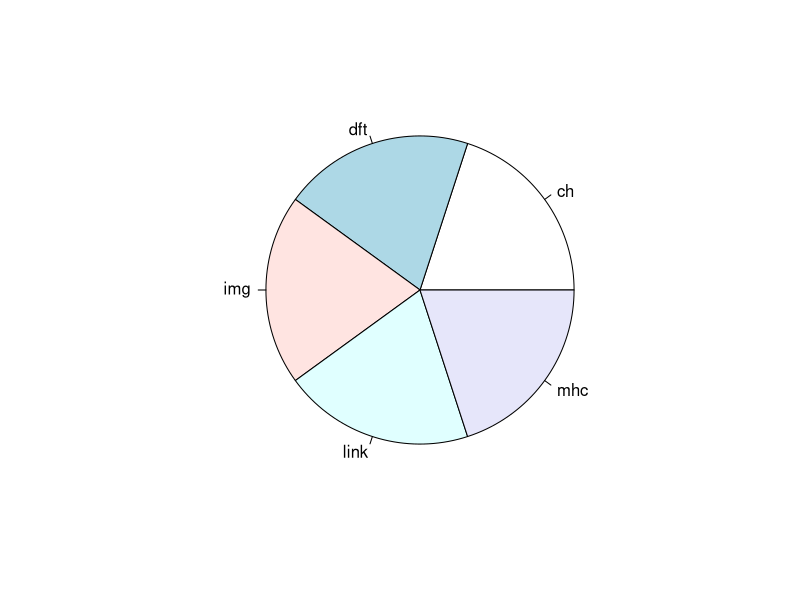
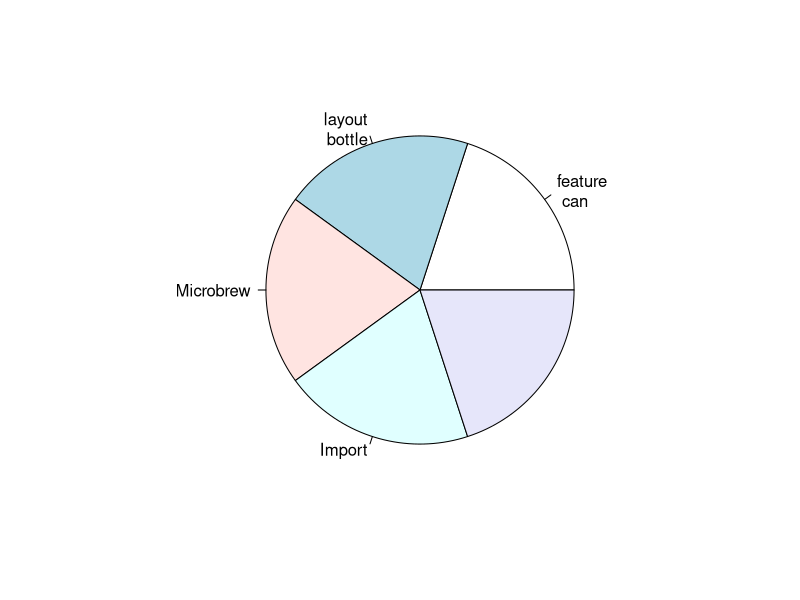
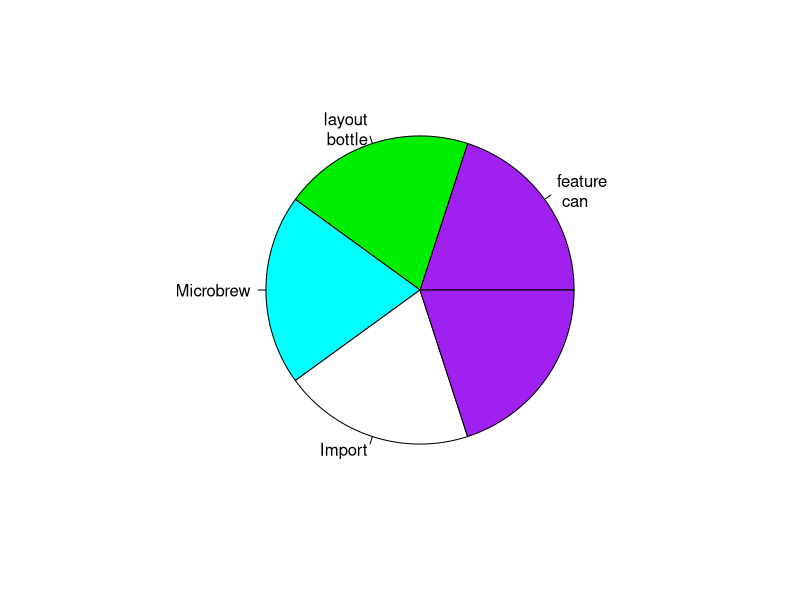

Write the R code that produced these figures, in order.
#!/usr/bin/r

# blog to pool equip to less times
x=c("dft","link","img","ch","mhc")
table(x)
# factor ai 2
factor(x)
# tables ui form logical
table(x)/length(x)

beer.counts = table(x)
# store the table result
pie(beer.counts)
# first pie -- kind of dull
names(beer.counts) = c("feature\n can","layout\n bottle",
                         "Microbrew","Import") # give names
pie(beer.counts)
# prints out names
pie(beer.counts,col=c("purple","green2","cyan","white"))
# now with colors

# two values of p at once
data=c(10, 17, 18, 25, 28, 28)
summary(data)
quantile(data,.25)
quantile(data,c(.25,.75))
